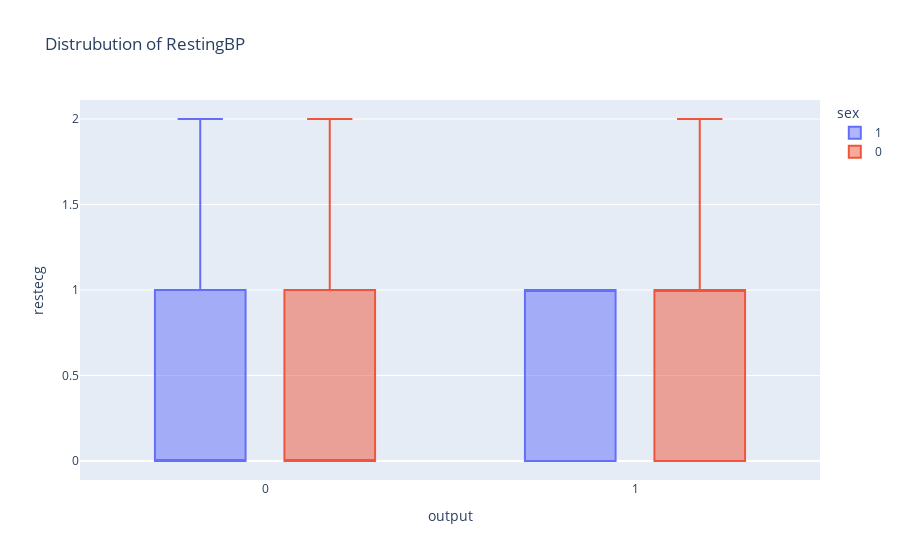

The cell this chart's notebook holds for it:
### Code cell
fig = px.box(df,y="restecg",x="output",title=f"Distrubution of RestingBP",color="sex")
fig.show()

### Figure 1 — Plotly figure (JSON) as saved in the notebook; plotly's stock layout.template omitted (floating-point values rounded to 4 significant figures; data arrays with more than 128 entries replaced by an {"elided": "..."} marker saying what was removed)
{"data": [{"alignmentgroup": "True", "hovertemplate": "sex=1<br>output=%{x}<br>restecg=%{y}<extra></extra>", "legendgroup": "1", "marker": {"color": "#636efa"}, "name": "1", "notched": false, "offsetgroup": "1", "orientation": "v", "showlegend": true, "type": "box", "x": {"elided": "207 int values"}, "x0": " ", "xaxis": "x", "y": {"elided": "207 int values"}, "y0": " ", "yaxis": "y"}, {"alignmentgroup": "True", "hovertemplate": "sex=0<br>output=%{x}<br>restecg=%{y}<extra></extra>", "legendgroup": "0", "marker": {"color": "#EF553B"}, "name": "0", "notched": false, "offsetgroup": "0", "orientation": "v", "showlegend": true, "type": "box", "x": [1, 1, 1, 1, 1, 1, 1, 1, 1, 1, 1, 1, 1, 1, 1, 1, 1, 1, 1, 1, 1, 1, 1, 1, 1, 1, 1, 1, 1, 1, 1, 1, 1, 1, 1, 1, 1, 1, 1, 1, 1, 1, 1, 1, 1, 1, 1, 1, 1, 1, 1, 1, 1, 1, 1, 1, 1, 1, 1, 1, 1, 1, 1, 1, 1, 1, 1, 1, 1, 1, 1, 1, 0, 0, 0, 0, 0, 0, 0, 0, 0, 0, 0, 0, 0, 0, 0, 0, 0, 0, 0, 0, 0, 0, 0, 0], "x0": " ", "xaxis": "x", "y": [0, 1, 0, 1, 0, 1, 1, 1, 1, 1, 0, 1, 0, 1, 1, 0, 0, 0, 0, 0, 0, 1, 0, 0, 0, 1, 0, 1, 1, 0, 1, 0, 0, 1, 0, 0, 1, 0, 1, 0, 0, 1, 0, 1, 1, 1, 1, 0, 1, 0, 0, 1, 1, 1, 0, 0, 1, 1, 1, 1, 1, 0, 1, 1, 2, 1, 1, 1, 0, 1, 1, 1, 0, 0, 0, 1, 0, 0, 0, 0, 1, 0, 0, 1, 0, 1, 1, 1, 1, 2, 0, 2, 0, 1, 1, 0], "y0": " ", "yaxis": "y"}], "layout": {"boxmode": "group", "legend": {"title": {"text": "sex"}, "tracegroupgap": 0}, "title": {"text": "Distrubution of RestingBP"}, "xaxis": {"anchor": "y", "domain": [0, 1], "title": {"text": "output"}}, "yaxis": {"anchor": "x", "domain": [0, 1], "title": {"text": "restecg"}}}}
